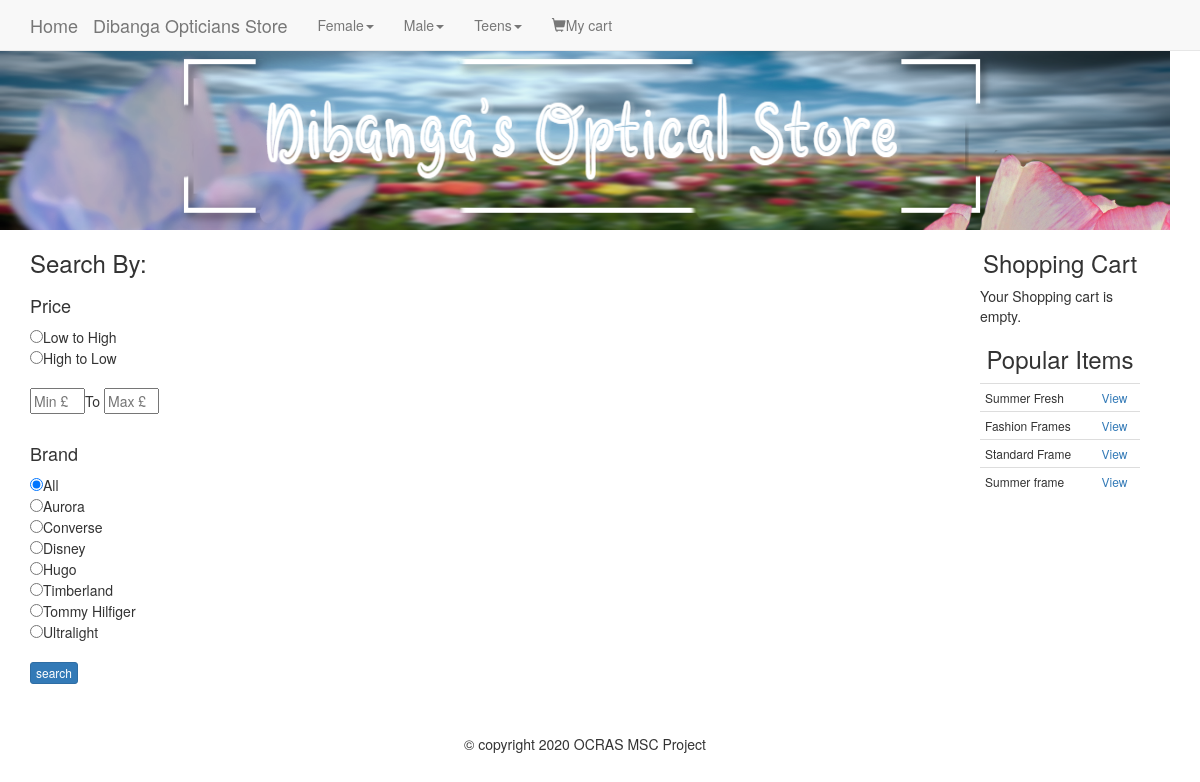
Screenshot of /OCRAS/category.php with the database file from the repository.
### tables this page shows
CREATE TABLE `categories` (
  `id` int(11) NOT NULL,
  `category` varchar(255) NOT NULL,
  `parent` int(15) NOT NULL
);

CREATE TABLE `brand` (
  `id` int(11) NOT NULL,
  `brand` varchar(255) NOT NULL
);

CREATE TABLE `products` (
  `id` int(11) NOT NULL,
  `title` varchar(255) NOT NULL,
  `price` decimal(10,2) NOT NULL,
  `list_price` decimal(10,2) NOT NULL,
  `brand` int(15) NOT NULL,
  `categories` varchar(255) NOT NULL,
  `image` varchar(255) NOT NULL,
  `description` text NOT NULL,
  `featured` tinyint(4) NOT NULL DEFAULT 0,
  `sizes` text NOT NULL,
  `deleted` tinyint(4) NOT NULL DEFAULT 0
);

### OCRAS/includes/widgets/filters.php (the view, shortened to what this page needs)
<?php
$price_sort =((isset($_REQUEST['price_sort']))?sanitize($_REQUEST['price_sort']):'');
$min_price= ((isset($_REQUEST['min_price']))?sanitize($_REQUEST['min_price']):'');
$max_price= ((isset($_REQUEST['max_price']))?sanitize($_REQUEST['max_price']):'');
$b =((isset($_REQUEST['brand']))?sanitize($_REQUEST['brand']):'');
$brandQ =$db->query("SELECT * FROM brand ORDER BY brand");
?>
<h3 class="text-left">Search By:</h3>
<h4 class="text-center pull-left">Price</h4><br>
<form action="search.php" method="post">
<input type="hidden" name="price_sort" value="0"><br>
<input type="radio" name="price_sort" value="low"<?=(($price_sort =='low')?' checked':'');?>>Low to High<br>
<input type="radio" name="price_sort" value="high"<?=(($price_sort =='high')?' checked':'');?>>High to Low<br><br>
<input type="text" name="min_price" class="price_range" placeholder="Min £" value="<?=$min_price;?>">To
<input type="text" name="max_price" class="price_range" placeholder="Max £" value="<?=$max_price;?>"><br><br>
<h4 class="text-left">Brand</h4>
<input type="radio" name="brand" value=""<?=(($b =='')?' checked': '');?>>All<br>
<?php while($brand =mysqli_fetch_assoc($brandQ)):?>
  <input type="radio" name="brand" value="<?=$brand['id'];?>"<?=(($b == $brand['id'])?'checked':'');?>><?=$brand['brand'];?><br>
<?php endwhile; ?><br>
<input type="submit" value="search" class="btn btn-xs btn-primary pull-left">
</form>

### OCRAS/includes/navigation.php (shortened to what this page needs)
<?php
$sql ="Select * FROM categories WHERE parent = 0";
$pquery =$db->query($sql);
?>
<nav class="navbar navbar-default navbar-fixed-top">
<div class="container">
<a href="index.php" class="navbar-brand">Home</a>
<a href="stock.php" class="navbar-brand">Dibanga Opticians Store</a>
<ul class="nav navbar-nav">
<?php while($parent = mysqli_fetch_assoc($pquery)) :?>
<li class="dropdown">
<a href="#"class="dropdown-toggle" data-toggle="dropdown"><?php echo $parent['category']; ?><span class="caret"></span></a>
</li>
<?php endwhile; ?>
<li><a href="cart.php"><span class="glyphicon glyphicon-shopping-cart"></span>My cart</a></li>
</ul>
</div>
</nav>

### OCRAS/includes/widgets/recent.php
<h3 class="text-center">Popular Items</h3>
<?php
$transQ = $db->query("SELECT * FROM cart WHERE paid = 1 ORDER BY id DESC LIMIT 4");
$results =array();
while($row =mysqli_fetch_assoc($transQ)){
$results[] =$row;
}
$row_count =$transQ->num_rows;
$used_ids =array();
for($i=0; $i<$row_count;$i++){
  $json_items =$results[$i]['items'];
  $items = json_decode($json_items, true);
  foreach($items as $item){
  if(!in_array($item['id'], $used_ids)){
  $used_ids[] =$item['id'];
    }
  }
}
  ?>
<div id="recent_widget">
<table class="table table-condensed">
    <?php foreach($used_ids as $id):
  $productQ = $db->query("SELECT id, title FROM products WHERE id ='{$id}'");
  $product =mysqli_fetch_assoc($productQ);
    ?>
    <tr>
      <td>
        <?=substr($product['title'], 0,15); ?>
      </td>
      <td>
        <a class="text-primary" onclick="detailsmodal('<?=$id;?>')">View</a>
      </td>
    </tr>
  <?php endforeach; ?>
</table>
</div>

### OCRAS/css/main.css (style rules this page uses)
body { padding-top:50px; padding-right:30px; }
.btn-primary { display: block; margin-left: auto; margin-right: auto; align:center; }
#recent_widget td { font-size: 12px; }
input.price_range { width: 55px; }

### rows the page displays
categories: category "Female"
categories: category "Male"
categories: category "Teens"
brand: brand "Aurora"
brand: brand "Converse"
brand: brand "Disney"
brand: brand "Hugo"
brand: brand "Timberland"
brand: brand "Tommy Hilfiger"
brand: brand "Ultralight"
products: title "Summer Fresh"
products: title "Fashion Frames"
products: title "Standard Frame"
products: title "Summer frame"
